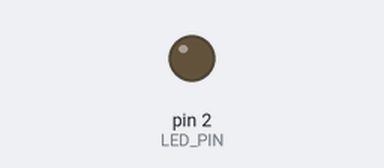
Simulated run of this sketch. Board: Arduino Uno, built with avr-gcc and run on an emulated ATmega328P. Parts: output pins drawn as LEDs (lit = HIGH).

Above: at 1.5 s.
At 4.5 s:
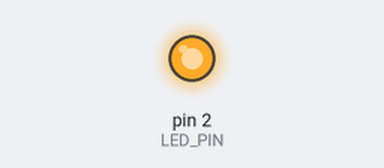
Timing chart, 0 to 9.4 s (numbered marks = the images above):
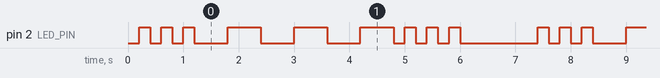

Measured:
- by itself, pin 2 (LED_PIN): repeats every 7.2 s: 2 × (LOW 0.20 s, HIGH 0.20 s), 3 × (LOW 0.60 s, HIGH 0.60 s), 3 × (LOW 0.20 s, HIGH 0.20 s), LOW 1.4 s, HIGH 0.20 s
- by itself, everything shown: repeats every 7.2 s, in 18 steps

The sketch:

text3.02sos.ino
```cpp
const int LED_PIN = 2;

// 时间参数（毫秒）
const int SHORT_ON = 200;   // 短闪亮灯时间
const int SHORT_OFF = 200;  // 短闪灭灯时间
const int LONG_ON = 600;    // 长闪亮灯时间
const int LONG_OFF = 200;   // 长闪灭灯时间
const int PAUSE = 1200;     // SOS结束后的停顿时间

// SOS信号序列：1=短闪, 2=长闪, 0=停顿
const int SOS_SEQUENCE[] = {1, 1, 1, 2, 2, 2, 1, 1, 1, 0};
const int SEQUENCE_LEN = 10;

// 状态变量
unsigned long previousMillis = 0;
int stepIndex = 0;          // 当前执行到序列的第几步
bool ledState = false;
bool isPause = false;       // 是否处于停顿状态
int currentStepDuration = 0;

void setup() {
  pinMode(LED_PIN, OUTPUT);
  digitalWrite(LED_PIN, LOW);
  // 初始化第一步
  updateStep();
}

void loop() {
  unsigned long currentMillis = millis();

  // 检查是否到达切换时间
  if (currentMillis - previousMillis >= currentStepDuration) {
    previousMillis = currentMillis;

    if (isPause) {
      // 停顿结束，重新开始序列
      isPause = false;
      stepIndex = 0;
      updateStep();
    } else {
      // 切换LED状态（亮/灭交替）
      ledState = !ledState;
      digitalWrite(LED_PIN, ledState ? HIGH : LOW);

      // 如果当前步骤是灭灯状态，进入下一步
      if (!ledState) {
        stepIndex++;
        if (stepIndex >= SEQUENCE_LEN) {
          // SOS播放完毕，进入停顿
          isPause = true;
          currentStepDuration = PAUSE;
          digitalWrite(LED_PIN, LOW);
        } else {
          updateStep();
        }
      }
    }
  }
}

// 更新当前步骤的时间和状态
void updateStep() {
  int signal = SOS_SEQUENCE[stepIndex];

  if (signal == 1) {  // 短闪
    currentStepDuration = ledState ? SHORT_OFF : SHORT_ON;
  } else if (signal == 2) {  // 长闪
    currentStepDuration = ledState ? LONG_OFF : LONG_ON;
  } else {  // 停顿
    isPause = true;
    currentStepDuration = PAUSE;
    digitalWrite(LED_PIN, LOW);
  }
}
```
